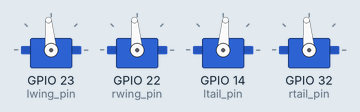
Simulated run of this sketch. Board: ESP32. On the bench: 4 × servo. Nothing arrives over Bluetooth unless stated; what the sketch prints to the serial monitor is not drawn.

Above: at 0.1 s.
Timing chart, 0 to 1.6 s (numbered marks = the images above):
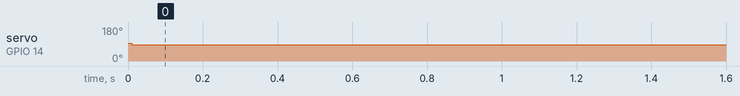

Measured:
- by itself, servo on GPIO 14 (ltail_pin): 95° → 85° at 0.01 s

The sketch:

kawaii_shark_2.ino
```cpp
// At the top we have to include the libraries we want to use.

#include <ESP32Servo.h>
#include <Ps3Controller.h>

// left/right, wing/tail
Servo lwing;
Servo rwing;
Servo ltail;
Servo rtail;

/*

POWER:
- USB on microcontroller
- Servo * 4

GROUND:
- GND on microcontroller
- 4 * Servo

SERVO SIGNAL:
- 22 (SDA)
- 20 (SCL)
- 14
- 32

*/

// Listing what pin on the board they are attached to. Might be different for you
#define lwing_pin 23
#define rwing_pin 22
#define ltail_pin  14
#define rtail_pin  32

const int DEADZONE = 20;  // How much do I have to move the analog sticks to consider it as an input


// MAKE THESE RELATIVE TO LEFT SIDE (0 IS DOWN)
const int MIN_WING_ANGLE = 55;   // Minimum flap angle
const int MAX_WING_ANGLE = 170;  // Maximum flap angle
const int CENTER_WING_ANGLE = 95;

const int MIN_TAIL_ANGLE = 60;
const int MAX_TAIL_ANGLE = 125;
const int CENTER_TAIL_ANGLE = 95;


const int ASSIST_UP = 60;
const int ASSIST_DOWN = 90;

// ALL ACCORDING TO RIGHT SIDE

/*
 L: 0 is down
  R: 0 is up ****
*/

// Speed control for flapping (milliseconds between each flap)
const unsigned long UPDATE_TIME_MS = 10;
unsigned long lastUpdate = 0;

int wingAngle = 90;   // Current position of wings (setting neutral)
bool wingIncreasing = true;    // Flap direction (checking if moving up or down at some instance)
const unsigned int WING_SPEED = 2;

int tailAngle = 90;
bool flappingTail = false;
const int TAIL_SPEED = 2;


void setup() {
  Serial.begin(115200);

  lwing.attach(lwing_pin);
  rwing.attach(rwing_pin);
  ltail.attach(ltail_pin);
  rtail.attach(rtail_pin);

  // .write is a function from the ESP32Servo library that makes the servo move to some position.
  lwing.write(CENTER_WING_ANGLE);
  rwing.write(CENTER_WING_ANGLE);
  ltail.write(CENTER_TAIL_ANGLE);
  rtail.write(CENTER_TAIL_ANGLE);

  // PASTE YOUR MAC ADDRESS HERE!!!!!
  Ps3.begin("08:b6:1f:7c:65:96"); // In the form "01:a2:b3:04:05:0f"
  Serial.println("Waiting for PS3 Controller...");

}
/*  ps3.data.button.cross
    ps3.data.button.cross
    ps3.analog.stick.rx
    ps3.analog.button.l2 // trigger
    Ps3.data.button.l2
  */

bool backTurnAssist = false;

void loop() {
  if (Ps3.isConnected()) {
    // Get the current time for non-blocking movement
    unsigned long currentMillis = millis();
    if (Ps3.event.button_down.r1) {
      backTurnAssist = true;
    } else if (Ps3.event.button_down.l1) {
      backTurnAssist = false;
    }

    // Non-blocking flapping logic. Compare current_Millis to last_update
    if (currentMillis - lastUpdate >= UPDATE_TIME_MS) {
      lastUpdate = currentMillis;

            // Defining some variables that are the analog values from the sticks
            int lx = Ps3.data.analog.stick.lx;
            int rx = Ps3.data.analog.stick.rx;
            int ly = Ps3.data.analog.stick.ly;
            int ry = Ps3.data.analog.stick.ry;

            Serial.print("lx:");
            Serial.print(lx);
            Serial.print(",");
            Serial.print("ly:");
            Serial.print(ly);
            Serial.print(",");
            Serial.print("rx:");
            Serial.print(rx);
            Serial.print(",");
            Serial.print("ry:");
            Serial.println(ry);
            // Left and Top is negative


      // Update wing angle Going up or down by 2 degrees
      if (wingIncreasing) {
        wingAngle += 2;
        if (wingAngle >= MAX_WING_ANGLE) {
          wingIncreasing = false; // reverse at the top
        }
      } else {
        wingAngle -= 2;
        if (wingAngle <= MIN_WING_ANGLE) {
          wingIncreasing = true; // reverse at the bottom
        }
      }

      if (ry > DEADZONE || ry < -DEADZONE) {
        tailAngle = 180 - map(ry, 127, -127, MIN_TAIL_ANGLE, MAX_TAIL_ANGLE);
        flappingTail = false;
      } else {
        tailAngle = CENTER_TAIL_ANGLE;
        flappingTail = true;
      }

      // If forward (ly < -DEADZONE), flap both wings
      // Your signs +-<> may be different depending on controller readings
      if (ly < -DEADZONE) {
        lwing.write(wingAngle);
        rwing.write(180 - wingAngle);

        if (flappingTail) {
          ltail.write(180 - map(wingAngle, MIN_WING_ANGLE, MAX_WING_ANGLE, MIN_TAIL_ANGLE, MAX_TAIL_ANGLE));
          rtail.write(map(wingAngle, MIN_WING_ANGLE, MAX_WING_ANGLE, MIN_TAIL_ANGLE, MAX_TAIL_ANGLE));
        }
      }
      // If right (lx > DEADZONE), flap only left wing
      else if (lx > DEADZONE) {
        lwing.write(wingAngle);
        rwing.write(180 - CENTER_WING_ANGLE); // Keep right wing neutral

        if (flappingTail) {
          if (backTurnAssist) {
            ltail.write(180 - ASSIST_UP);
            rtail.write(ASSIST_DOWN);
          } else {
            ltail.write(180 - map(wingAngle, MIN_WING_ANGLE, MAX_WING_ANGLE, MIN_TAIL_ANGLE, MAX_TAIL_ANGLE));
            rtail.write(CENTER_TAIL_ANGLE);
          }
        }
      }
      // If left (lx < -DEADZONE), flap only right wing
      else if (lx < -DEADZONE) {
        lwing.write(CENTER_WING_ANGLE); // Keep left wing neutral
        rwing.write(180 - wingAngle);

        if (flappingTail) {
          if (backTurnAssist) {
            ltail.write(180 - ASSIST_DOWN);
            rtail.write(ASSIST_UP);
          } else {
            ltail.write(180 - CENTER_TAIL_ANGLE);
            rtail.write(map(wingAngle, MIN_WING_ANGLE, MAX_WING_ANGLE, MIN_TAIL_ANGLE, MAX_TAIL_ANGLE));
          }
        }
      }
      // If no input, reset wings to neutral
      else {
        lwing.write(CENTER_WING_ANGLE);
        rwing.write(CENTER_WING_ANGLE);

        if (flappingTail) {
          ltail.write(180 - CENTER_TAIL_ANGLE);
          rtail.write(CENTER_TAIL_ANGLE);
        }
      }
      if (!flappingTail) {
        ltail.write(180 - tailAngle);
        rtail.write(tailAngle);
      }


    }
  }
}
```
